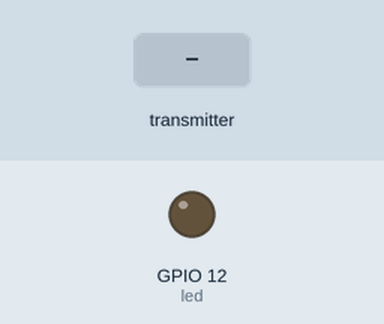
Bench run of a sketch on a simulated ESP32. On the bench: output pins drawn as LEDs (lit = HIGH). The test bench sets the inputs (shaded band).

Above: at 1.2 s.
1.3 s: the transmitter starts sending led_state = 1
At 2.3 s:
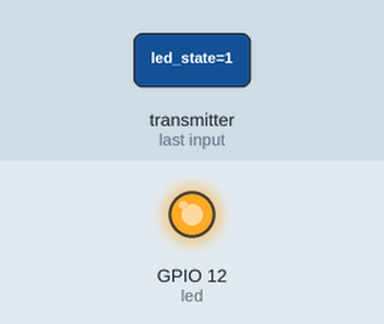
2.8 s: the transmitter starts sending led_state = 0
At 3.4 s:
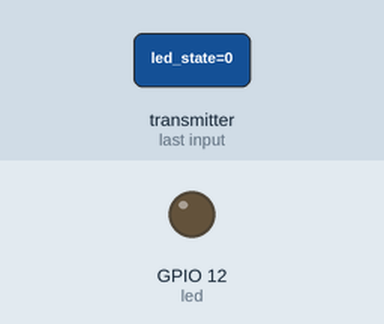
Timing chart, 0 to 5.8 s (numbered marks = the images above; inputs shaded):
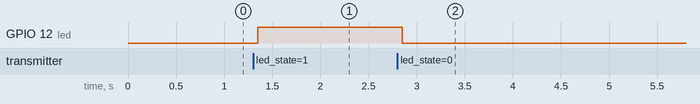

Measured:
- after the input at 1.3 s, GPIO 12 (led): LOW → HIGH after 0.05 s
- after the input at 2.8 s, GPIO 12 (led): HIGH → LOW after 0.05 s

The sketch:

espNow_receiver.ino
```cpp
#include <esp_now.h>
#include <WiFi.h>
#define led 12

// Structure example to receive data
// Must match the sender structure
typedef struct struct_message {
    bool led_state;
} struct_message;

// Create a struct_message called myData
struct_message myData;

// callback function that will be executed when data is received
void OnDataRecv(const uint8_t * mac, const uint8_t *incomingData, int len) {
  memcpy(&myData, incomingData, sizeof(myData));
  digitalWrite(led, myData.led_state);
}

void setup() {
  pinMode(led, OUTPUT);
  // Initialize Serial Monitor
  Serial.begin(115200);

  // Set device as a Wi-Fi Station
  WiFi.mode(WIFI_STA);

  // Init ESP-NOW
  if (esp_now_init() != ESP_OK) {
    Serial.println("Error initializing ESP-NOW");
    return;
  }

  // Once ESPNow is successfully Init, we will register for recv CB to
  // get recv packer info
  esp_now_register_recv_cb(esp_now_recv_cb_t(OnDataRecv));
}

void loop() {

}
```
